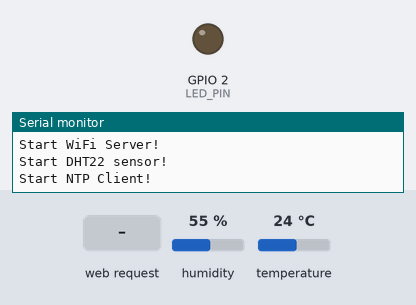
This sketch was run on a simulated ESP32. On the bench: output pins drawn as LEDs (lit = HIGH), the last lines printed to the serial monitor. The test bench sets the inputs (shaded band); at power-on: humidity 55 %, temperature 24 °C. WiFi joins after 1.5 s; servers stay silent unless stated; network time is answered at once with the bench clock; the local clock reads 2024-03-15 10:24:30 at power-on unless the sketch sets it.

Above: at 2.7 s.
2.8 s: HTTP request GET /H received
At 4.0 s:
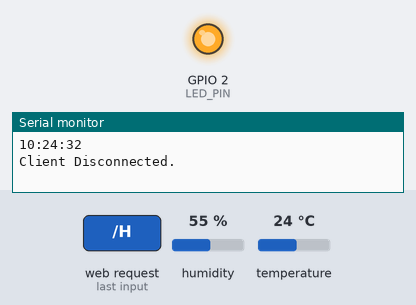
4.3 s: HTTP request GET /L received
At 5.3 s:
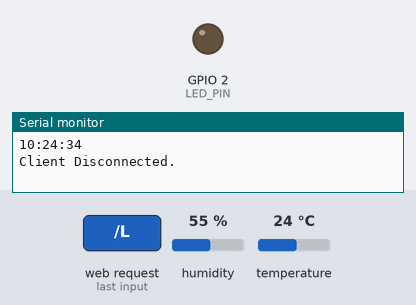
Timing chart, 0 to 7.3 s (numbered marks = the images above; inputs shaded):
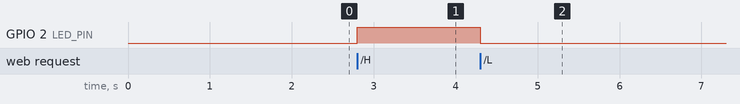

Measured:
- after the input at 2.8 s, GPIO 2 (LED_PIN): LOW → HIGH at once
- after the input at 4.3 s, GPIO 2 (LED_PIN): HIGH → LOW at once

The sketch:

Webserver-DHT22-NTP-LED-HTML.ino
```cpp
/*
 * messen der Temperatur und der Luftfeuchtigkeit mit dem DHT22
 * hinzufügen eines Zeitstemples und Ausgabe in einem Browser
 * LED über eine Browser-Eingabe steuern
 */
#include <WiFi.h>                           // für WiFi
#include <WiFiUdp.h>
#include "DHTesp.h"                         // DHT22 Bibliothe fuer ESP32
#include <NTPClient.h>                      // für NTP

#define LED_PIN    2                        // GPIO2, PIN G2
#define DHT22_PIN 13                        // Pin für den DHT22-Sensor
#define NTP_OFFSET 2 * 60 * 60              // In seconds
#define NTP_INTERVAL 60 * 1000              // In miliseconds
#define NTP_ADDRESS "3.de.pool.ntp.org"     // "ptbtime1.ptb.de" //   "europe.pool.ntp.org"

const char* ssid = "Ihre_SSID";             // Wert anpasseen
const char* password = "IHR_Passwort";      // Wert anpassen

WiFiServer serverWiFi (80);                 // Port für Webserver
DHTesp dht;                                 // Objekt bilden
WiFiUDP ntpUDP;
NTPClient timeClient(ntpUDP, NTP_ADDRESS, NTP_OFFSET, NTP_INTERVAL);

float temperatur;
float luftFeuchte;
String zeitFormattedNTP;

// Überschrift aufbereiten
void aufbereitenKopf (WiFiClient client) {
  client.print ("<div style=\"font-size: 3.5rem;\">");
  client.print ("<p>ESP32 - Zentrale</p> <hr />");
  client.print ("</div>");
}

// Zeitstempel aufbereiten
void aufbereitenZeit (WiFiClient client) {
  client.print ("<p>Zeit: " + zeitFormattedNTP + "<br><br></p>");
}

// Temperatur aufbereiten
void aufbereitenTemperatur (WiFiClient client) {
  float heatIndex = dht.computeHeatIndex(temperatur, luftFeuchte, false);     // heatIndex ist die gefühlte Temperatur
  if(temperatur>=25){
    client.print ("<div style=\"color: #930000;\">");
  } else if(temperatur<25 && temperatur>=5){
    client.print ("<div style=\"color: #006601;\">");
  } else if(temperatur<5){
    client.print ("<div style=\"color: #009191;\">");
  }
  client.print ("Temperatur: &nbsp &nbsp &nbsp &nbsp" + String(temperatur) + "*C<br>");
  client.print ("</div>");
}

// Luftfeuchtigkeit aufbereiten
void aufbereitenLuftF (WiFiClient client) {
  client.print ("<p>Luftfeuchtigkeit: " + String(luftFeuchte) + " %<br> </p>");
}

// Led Auswahl aufbereiten
void aufbereitenLED (WiFiClient client) {
  client.print ("<p>LED an Pin2 &nbsp &nbsp &nbsp <a href=\"/H\">hier</a>  einschalten");
  client.print (" und <a href=\"/L\">hier</a> ausschalten.<br> </p>");
}

// sendet eine Antwort an den WiFi-Client
void wifiSend (WiFiClient client) {
  lesenDHT22();
  holenNTP();
  client.println("HTTP/1.1 200 OK");
  client.println("Content-type:text/html");
  client.println();
  // der Inhalt der HTTP-Antwort folgt auf den Header
  client.print ("<!DOCTYPE HTML><html><head>");
  client.print ("<meta name=\"viewport\" content=\"width=device-width, initial-scale=1\">");
  client.print ("<title> ESP32- Schaltzentrale</title>");
  client.println("<meta http-equiv=\"refresh\" content=\"10\"></head>");
  client.print ("<body>");
  aufbereitenKopf (client);
  client.print ("<div style=\"font-size: 2.5rem;\">");
  aufbereitenZeit (client);
  aufbereitenTemperatur (client);
  aufbereitenLuftF (client);
  aufbereitenLED (client);
  client.println("</div></body></html>");
  // die HTTP-Antwort endet mit einer weiteren blank Zeile
  client.println();
}

// bearbeitet eine Anfrage von dem WiFi-Client
void wifiReceive (WiFiClient client) {
  Serial.println("Neue Anfrage.");          // Ausgabe einer Meldung im Seriellen Monitor
  String currentLine = "";                  // String-Variable f. eingehende Daten
  int cnt = 0;                              // Zähler while client.connected
  while (client.connected()) {              // while-Shleife solange Client-Verbindung
    cnt++;                                  // Schleifenzähler um 1 erhöhen
    if (client.available()) {               // sind Bytes vom client zu lesen?
      char c = client.read();               // lesen eines Bytes in Varaible c
      Serial.print(c);                      // Ausgabe des Bytes im Seriellen Monitor
      if (c == '\n') {                      // ist das Zeichen ein newline-Zeichen ?
        // das Ende der HTTP-Anfrage ist eine blank-Zeile und zwei newline Zeichen hintereinander
        if (currentLine.length() == 0) {    // Ende der HTTP-Anforderung durch den Client
          wifiSend(client);
          break;                            // beenden der while client.connected Schleife
        } else {                            // liegt ein newline vor
          currentLine = "";                 // Variable currentLine löschen
        }
      } else if (c != '\r') {               // alles andere als ein Wagenrücklauf-Zeichen
        currentLine += c;                   // Zeichen der Variablen currentLine hinzufügen
      }
      // war die Client-Anfrage "GET /H" or "GET /L":
      if (currentLine.endsWith("GET /H")) {
        digitalWrite(LED_PIN, HIGH);        // GET /H schaltet die LED an
      }
      if (currentLine.endsWith("GET /L")) {
        digitalWrite(LED_PIN, LOW);         // GET /L schaltet die LED aus
      }
    }                                       // end if client.available
    if (cnt > 10000) {                      // erzwingt disconnect fehlendes client.available
      break;
    }
  }                                         // end while client.connected
  client.stop();                            // Verbndung schliessen
  Serial.println("Client Disconnected.");
  Serial.println();
}


// lesen der DHT22 Messwerte
void lesenDHT22() {
  temperatur = dht.getTemperature();
  luftFeuchte = dht.getHumidity();
  if (isnan(temperatur) || isnan(luftFeuchte)) {
    Serial.println("Fehler beim Lesen des DHT Sensors!");
  } else {
    Serial.print("Temperatur: ");
    Serial.print(temperatur);
    Serial.print(" °C  -  Luftfeuchtigkeit: ");
    Serial.print(luftFeuchte);
    Serial.println(" %");
  }
}

// holen der aktuellen Zeit
void holenNTP() {
  timeClient.update();                    // aktualisieren des Zeitstempels
  zeitFormattedNTP = timeClient.getFormattedTime();  // Ergebnis speichern
  // Serial.println(timeClient.getFormattedTime());
  Serial.println(zeitFormattedNTP);
// unsigned long   zeitNTP = timeClient.getEpochTime();
//  Serial.println(zeitNTP);
}

void setup() {
  Serial.begin(115200);
  pinMode(LED_PIN, OUTPUT);
  Serial.print("Verbindungsaufbau zu ");    // Verbindungsaufbau zum WiFi-Netzwerk
  Serial.println(ssid);
  WiFi.begin(ssid, password);
  while (WiFi.status() != WL_CONNECTED) {
    delay(500);
    Serial.print(".");
    }
  Serial.println("");                       // Verbindung aufgebaut
  Serial.println("WiFi connected.");
  Serial.println("IP address: ");
  Serial.println(WiFi.localIP());
  Serial.println();
  Serial.println("Start WiFi Server!");
  serverWiFi.begin();
  Serial.println("Start DHT22 sensor!");
  dht.setup(DHT22_PIN, DHTesp::DHT22);
  Serial.println("Start NTP Client!");
  timeClient.begin();
}

void loop() {
  WiFiClient client = serverWiFi.available();  // horcht auf Client-Anfragen
  if (client) {                             // fragt ein Client an?
    wifiReceive (client);                   // Anfrage aufbereiten
  }
  delay(1);
}
```
